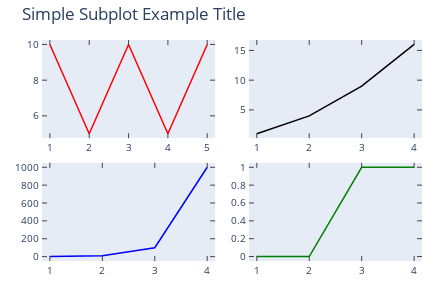

The cell this chart's notebook holds for it:
### Markdown cell above
4- Subplots	in	matplotlib
Test	&	Analyze	the	following	code	:

### Code cell
import matplotlib.pyplot as plt
# import chart_studio.plotly as py
from plotly.offline import iplot
import plotly.tools as tls

fig = plt.figure()
ax1 = fig.add_subplot(221)
ax1.plot([1,2,3,4,5], [10,5,10,5,10], 'r-')
ax2 = fig.add_subplot(222) 
ax2.plot([1,2,3,4], [1,4,9,16], 'k-')
ax3 = fig.add_subplot(223) 
ax3.plot([1,2,3,4], [1,10,100,1000], 'b-')
ax4 = fig.add_subplot(224) 
ax4.plot([1,2,3,4], [0,0,1,1], 'g-')
plt.tight_layout() 
fig = plt.gcf()
plotly_fig = tls.mpl_to_plotly( fig )
plotly_fig['layout']['title'] = 'Simple Subplot Example Title'
plotly_fig['layout']['margin'].update({'t':40})
iplot(plotly_fig)

### Figure 1 — Plotly figure (JSON) as saved in the notebook; plotly's stock layout.template omitted (floating-point values rounded to 4 significant figures)
{"data": [{"line": {"color": "rgba (255, 0, 0, 1)", "dash": "solid", "width": 1.5}, "mode": "lines", "name": "_line0", "type": "scatter", "x": [1, 2, 3, 4, 5], "xaxis": "x", "y": [10, 5, 10, 5, 10], "yaxis": "y"}, {"line": {"color": "rgba (0, 0, 0, 1)", "dash": "solid", "width": 1.5}, "mode": "lines", "name": "_line0", "type": "scatter", "x": [1, 2, 3, 4], "xaxis": "x2", "y": [1, 4, 9, 16], "yaxis": "y2"}, {"line": {"color": "rgba (0, 0, 255, 1)", "dash": "solid", "width": 1.5}, "mode": "lines", "name": "_line0", "type": "scatter", "x": [1, 2, 3, 4], "xaxis": "x3", "y": [1, 10, 100, 1000], "yaxis": "y3"}, {"line": {"color": "rgba (0, 127, 0, 1)", "dash": "solid", "width": 1.5}, "mode": "lines", "name": "_line0", "type": "scatter", "x": [1, 2, 3, 4], "xaxis": "x4", "y": [0, 0, 1, 1], "yaxis": "y4"}], "layout": {"autosize": false, "height": 288, "hovermode": "closest", "margin": {"b": 27, "l": 42, "pad": 0, "r": 10, "t": 40}, "showlegend": false, "title": {"text": "Simple Subplot Example Title"}, "width": 432, "xaxis": {"anchor": "y", "domain": [0, 0.4555], "mirror": "ticks", "nticks": 7, "range": [0.8, 5.2], "showgrid": false, "showline": true, "side": "bottom", "tickfont": {"size": 10}, "ticks": "inside", "type": "linear", "zeroline": false}, "xaxis2": {"anchor": "y2", "domain": [0.5445, 1], "mirror": "ticks", "nticks": 6, "range": [0.85, 4.15], "showgrid": false, "showline": true, "side": "bottom", "tickfont": {"size": 10}, "ticks": "inside", "type": "linear", "zeroline": false}, "xaxis3": {"anchor": "y3", "domain": [0, 0.4555], "mirror": "ticks", "nticks": 6, "range": [0.85, 4.15], "showgrid": false, "showline": true, "side": "bottom", "tickfont": {"size": 10}, "ticks": "inside", "type": "linear", "zeroline": false}, "xaxis4": {"anchor": "y4", "domain": [0.5445, 1], "mirror": "ticks", "nticks": 6, "range": [0.85, 4.15], "showgrid": false, "showline": true, "side": "bottom", "tickfont": {"size": 10}, "ticks": "inside", "type": "linear", "zeroline": false}, "yaxis": {"anchor": "x", "domain": [0.5557, 1], "mirror": "ticks", "nticks": 5, "range": [4.75, 10.25], "showgrid": false, "showline": true, "side": "left", "tickfont": {"size": 10}, "ticks": "inside", "type": "linear", "zeroline": false}, "yaxis2": {"anchor": "x2", "domain": [0.5557, 1], "mirror": "ticks", "nticks": 5, "range": [0.25, 16.75], "showgrid": false, "showline": true, "side": "left", "tickfont": {"size": 10}, "ticks": "inside", "type": "linear", "zeroline": false}, "yaxis3": {"anchor": "x3", "domain": [0, 0.4443], "mirror": "ticks", "nticks": 7, "range": [-48.95, 1050.0], "showgrid": false, "showline": true, "side": "left", "tickfont": {"size": 10}, "ticks": "inside", "type": "linear", "zeroline": false}, "yaxis4": {"anchor": "x4", "domain": [0, 0.4443], "mirror": "ticks", "nticks": 7, "range": [-0.05, 1.05], "showgrid": false, "showline": true, "side": "left", "tickfont": {"size": 10}, "ticks": "inside", "type": "linear", "zeroline": false}}}
